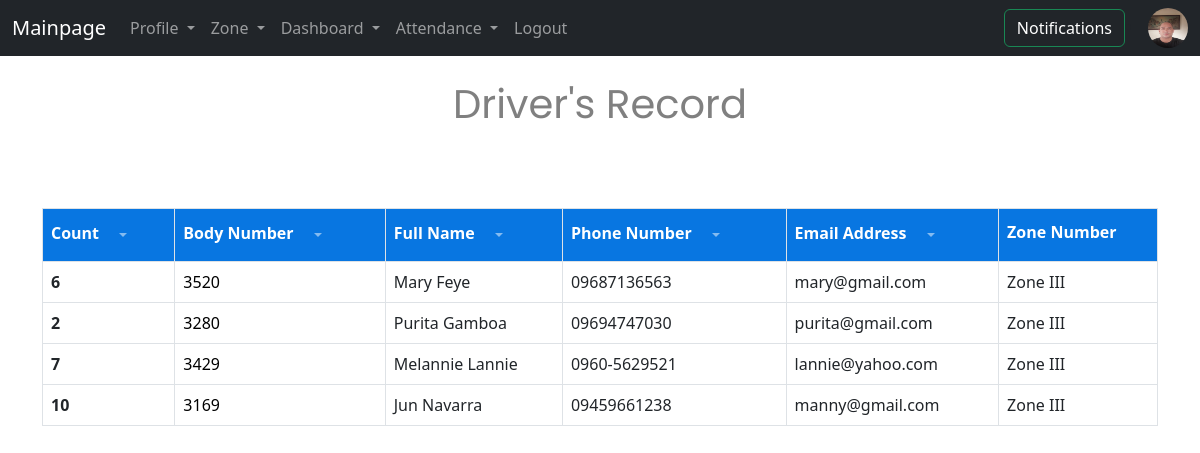
Page /zone_select/Zone III (signed in) on the committed database.
### record/models.py (models this page shows, shortened)
class Profile(models.Model):
    user = models.OneToOneField(User, on_delete=models.CASCADE ,default=1)
    todaname = models.ForeignKey(Todaname, on_delete=models.CASCADE, default=1)
    zone = models.ForeignKey(Zone, on_delete=models.CASCADE ,default=1)
    first_name = models.CharField(max_length=50)
    last_name = models.CharField(max_length=50)
    phone = models.CharField(max_length=20)
    email = models.EmailField(max_length=100)
    bodynum = models.CharField(max_length=20 ,blank=True, null=True)
    license_id = models.CharField(max_length=20, blank=True, null=True)
    license_expired = models.DateField(blank=True, null=True)
    image = models.ImageField(upload_to='uploads/pictures/' )

class Zone(models.Model):
    name_zone = models.CharField(max_length=50)
    def __str__(self):
        return self.name_zone

### record/views.py (the view, shortened to what this page needs)
# urls.py: path('zone_select/<zone_pick>',views.zone_select, name='zone_select'),
def zone_select(request ,zone_pick):
    global temp_val
    print('zone select', zone_pick)
    names = []
    if zone_pick in ['Zone I', 'Zone II', 'Zone III']:
        zonepick = zone_pick.split()
        zone_1_2 = zonepick[0] +' '+zonepick[1]
        zonepick.append('ascend')
        zonepick.append('names')
        temp_val = zone_pick.split()
    else:
        zone_1_2 = temp_val[0] +' '+temp_val[1]
        zonepick = ''
        zonepick = temp_val
        zonepick = zonepick + zone_pick.split()
    print('zone pick ',zonepick)
    if request.user.is_authenticated:
        if zonepick[3] == 'num':
            if zonepick[2] == 'ascend':
                name = Profile.objects.all().order_by('id')
            elif zonepick[2] == 'descend':
                name = Profile.objects.all().order_by('-id')
            elif zonepick[2] == 'random':
                name = Profile.objects.all().order_by('?')
        elif zonepick[3] == 'names':
            if zonepick[2] == 'ascend':
                name = Profile.objects.all().order_by('last_name')
            elif zonepick[2] == 'descend':
                name = Profile.objects.all().order_by('-last_name')
            elif zonepick[2] == 'random':
                name = Profile.objects.all().order_by('?')
        for x in name:
            if str(x.zone) == zone_1_2:
                names.append(x)
        return render(request, "zone_select.html", {'names':names})
    else:
        return render(request, "zone_select.html", {})

### record/views.py (called while the page is built)
def files(request):
    noti_count = Notifies.objects.filter(is_seen=True).count()
    if str(request.user) == 'AnonymousUser':
        img_name = None
    else:
        img_name = Profile.objects.get(user=str(request.user.id))
    return {'noti_count': noti_count ,'img_name':img_name}

### record/templates/zone_select.html (shortened to what this page needs)
{% extends 'base.html' %}
{% block content %}
<center>
<h1>Driver's Record</h1>
</center><br/><br/><br/>
<table class="table table-bordered table-hover">
  <thead class="table_bgs ">
    <tr>
      <th scope="col" >
          <div class="dropdown ">Count
            <a class="btn btn-black dropdown-toggle but-size_one" href="#" role="button" id="dropdownMenuLink" data-bs-toggle="dropdown" aria-expanded="false">
            </a>
          </div>
      </th>
    <th scope="col">
      <div class="dropdown" >Body Number
        <a class="btn btn-black dropdown-toggle but-size_one" href="#" role="button" id="dropdownMenuLink" data-bs-toggle="dropdown" aria-expanded="false">
        </a>
      </div>
    </th>
    <th scope="col">
     <div class="dropdown" >Full Name
      <a class="btn btn-blacl dropdown-toggle but-size_one" href="#" role="button" id="dropdownMenuLink" data-bs-toggle="dropdown" aria-expanded="false">
      </a>
     </div>
    </th>
    <th scope="col">
     <div class="dropdown" >Phone Number
      <a class="btn btn-black dropdown-toggle but-size_one" href="#" role="button" id="dropdownMenuLink" data-bs-toggle="dropdown" aria-expanded="false">
      </a>
     </div>
    </th>
    <th scope="col">
     <div class="dropdown" >Email Address
      <a class="btn btn-black dropdown-toggle but-size_one" href="#" role="button" id="dropdownMenuLink" data-bs-toggle="dropdown" aria-expanded="false">
      </a>
     </div>
    </th>
    <th scope="col">
        <div class="fixed">Zone Number</div>
    </th>
    </tr>
  </thead>
{% for name in names %}
  <form action="" method=POST >
    <tbody>
      <tr>
        <th scope="row" >{{name.id}}</th>
        <td  ><a href="{% url 'zone_profile' name.id %}" >{{name.bodynum}} </a></td>
        <td>{{name.first_name}} {{name.last_name}}</td>
        <td>{{name.phone}}</td>
        <td>{{name.email}}</td>
        <td>{{name.zone}}</td>
      </tr>
    </form>
{% endfor %}
{% endblock %}

### record/templates/navbar.html (shortened to what this page needs)
<nav class="navbar navbar-expand-lg navbar-dark bg-dark">
  <div class="container-fluid">
    <a class="navbar-brand" href="{% url 'home' %}">Mainpage</a>
    <div class="collapse navbar-collapse" id="navbarSupportedContent">
      <ul class="navbar-nav me-auto mb-2 mb-lg-0">
        <li class="nav-item dropdown">
          <a class="nav-link dropdown-toggle" href="#" id="navbarDropdown" role="button" data-bs-toggle="dropdown" aria-expanded="false">
            Profile
          </a>
        </li>
        <li class="nav-item dropdown">
          <a class="nav-link dropdown-toggle" href="#" id="navbarDropdown" role="button" data-bs-toggle="dropdown" aria-expanded="false">
            Zone
          </a>
        </li>
        <li class="nav-item dropdown">
          <a class="nav-link dropdown-toggle" href="#" id="navbarDropdown" role="button" data-bs-toggle="dropdown" aria-expanded="false">
            Dashboard
          </a>
        </li>
        <li class="nav-item dropdown">
          <a class="nav-link dropdown-toggle" href="#" id="navbarDropdown" role="button" data-bs-toggle="dropdown" aria-expanded="false">
            Attendance
          </a>
        </li>
      {% if user.is_authenticated %}
       <li class="nav-item"><a class="nav-link" href="{% url 'logout_user'%}">Logout</a></li>
      {% else %}
       <li class="nav-item"><a class="nav-link" href="{% url 'login_user' %}">Login</a></li>
       <li class="nav-item"><a class="nav-link" href="{% url 'register' %}">Register</a></li>
      {% endif %}
      </ul>
        <form class="" method="POST">
        <a href="{% url 'notifications' %}" class="btn btn-outline-success text-white" tabindex="-1" role="button" aria-disabled="true">
          Notifications
      {% if noti_count%}
                  <span class="badge bg-danger text-white ms-1 rounded-pill" id="overtimes">
                    {{noti_count}}
                  </span> </a>
      {%else%}
        </a>
      {% endif %}
           </form>
    {% if img_name %}
        <li class="nav-item">
      <img src= "{{img_name.image.url}}" class="rounded-circle " style="width:40px;height:40px; " alt="...">
    </li>
    {% endif %}
    </div>
  </div>
</nav>

### record/templates/zone_select.html (style rules this page uses)
h1 { position: relative; color: gray; font-family: "Poppins", serif; font-weight: 400; font-style: normal; }
.fixed { position: relative; bottom: 9px; text-alignment: left; }
.but-size_one { color: white;    border-color: black; border-radius: 10px; border: none; opacity: .5; }
.table_bgs { color: white; background-color: #0876e1; border-radius: 10px; }
a { color: black; background-color: transparent; text-decoration: none; }

### rows in the picture
Profile: image (picture)
Profile: id "6", bodynum "3520", first_name "Mary", last_name "Feye", phone "09687136563", email "mary@gmail.com", zone "Zone III"
Profile: id "2", bodynum "3280", first_name "Purita", last_name "Gamboa", phone "09694747030", email "purita@gmail.com", zone "Zone III"
Profile: id "7", bodynum "3429", first_name "Melannie", last_name "Lannie", phone "0960-5629521", email "lannie@yahoo.com", zone "Zone III"
Profile: id "10", bodynum "3169", first_name "Jun", last_name "Navarra", phone "09459661238", email "manny@gmail.com", zone "Zone III"
